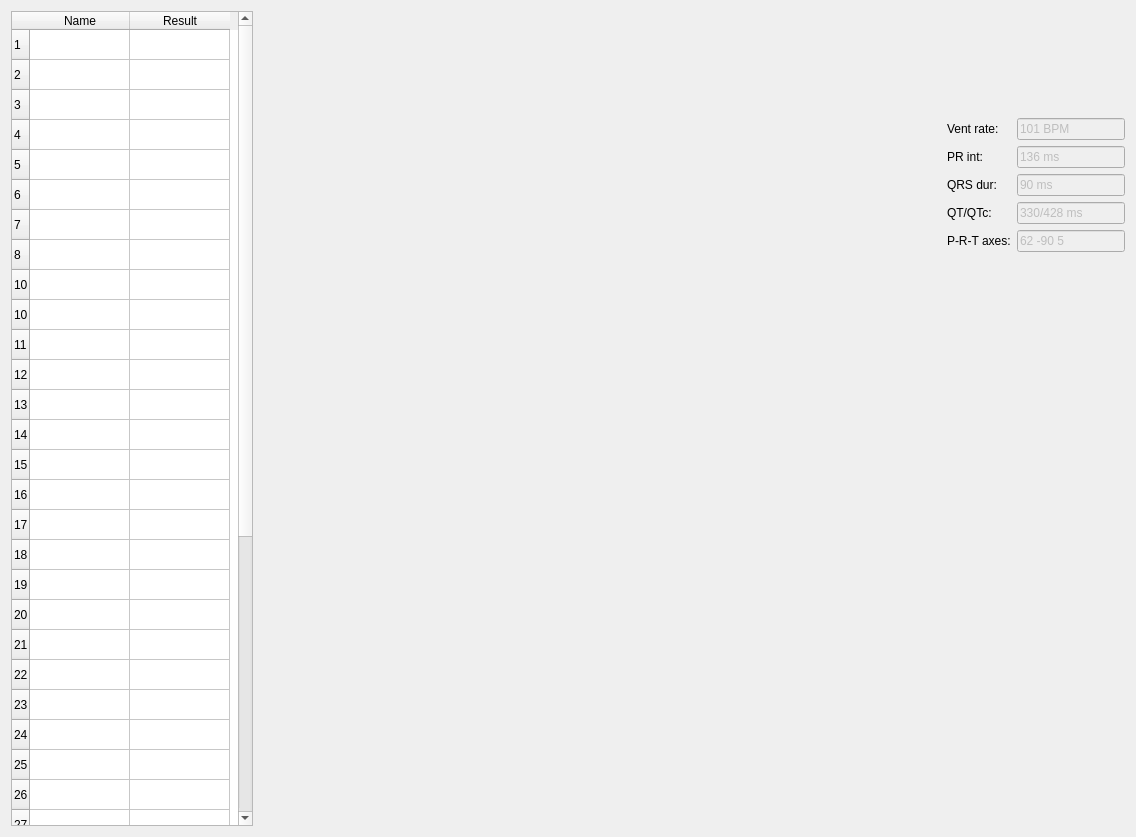
<?xml version="1.0" encoding="UTF-8"?>
<ui version="4.0">
 <class>AIECG_UIClass</class>
 <widget class="QMainWindow" name="AIECG_UIClass">
  <property name="enabled">
   <bool>true</bool>
  </property>
  <property name="geometry">
   <rect>
    <x>0</x>
    <y>0</y>
    <width>1136</width>
    <height>837</height>
   </rect>
  </property>
  <property name="sizePolicy">
   <sizepolicy hsizetype="Preferred" vsizetype="Preferred">
    <horstretch>0</horstretch>
    <verstretch>0</verstretch>
   </sizepolicy>
  </property>
  <property name="windowTitle">
   <string>AIECG_UI</string>
  </property>
  <property name="documentMode">
   <bool>false</bool>
  </property>
  <widget class="QWidget" name="centralWidget">
   <property name="enabled">
    <bool>true</bool>
   </property>
   <layout class="QGridLayout" name="gridLayout_3">
    <item row="0" column="0">
     <layout class="QHBoxLayout" name="horizontalLayout_6"/>
    </item>
    <item row="1" column="1">
     <layout class="QGridLayout" name="gridLayout_2" columnstretch="1,4,1">
      <item row="0" column="1">
       <widget class="QLabel" name="label">
        <property name="sizePolicy">
         <sizepolicy hsizetype="Expanding" vsizetype="Expanding">
          <horstretch>0</horstretch>
          <verstretch>0</verstretch>
         </sizepolicy>
        </property>
        <property name="autoFillBackground">
         <bool>false</bool>
        </property>
        <property name="text">
         <string/>
        </property>
       </widget>
      </item>
      <item row="0" column="0">
       <widget class="QTableWidget" name="tableWidget">
        <property name="enabled">
         <bool>true</bool>
        </property>
        <property name="minimumSize">
         <size>
          <width>242</width>
          <height>0</height>
         </size>
        </property>
        <property name="sizeIncrement">
         <size>
          <width>0</width>
          <height>0</height>
         </size>
        </property>
        <property name="autoFillBackground">
         <bool>false</bool>
        </property>
        <property name="rowCount">
         <number>40</number>
        </property>
        <row>
         <property name="text">
          <string>1</string>
         </property>
        </row>
        <row>
         <property name="text">
          <string>2</string>
         </property>
        </row>
        <row>
         <property name="text">
          <string>3</string>
         </property>
        </row>
        <row>
         <property name="text">
          <string>4</string>
         </property>
        </row>
        <row>
         <property name="text">
          <string>5</string>
         </property>
        </row>
        <row>
         <property name="text">
          <string>6</string>
         </property>
        </row>
        <row>
         <property name="text">
          <string>7</string>
         </property>
        </row>
        <row>
         <property name="text">
          <string>8</string>
         </property>
        </row>
        <row>
         <property name="text">
          <string>10</string>
         </property>
        </row>
        <row/>
        <row/>
        <row/>
        <row/>
        <row/>
        <row/>
        <row/>
        <row/>
        <row/>
        <row/>
        <row/>
        <row/>
        <row/>
        <row/>
        <row/>
        <row/>
        <row/>
        <row/>
        <row/>
        <row/>
        <row/>
        <row/>
        <row/>
        <row/>
        <row/>
        <row/>
        <row/>
        <row/>
        <row/>
        <row/>
        <row/>
        <column>
         <property name="text">
          <string>Name</string>
         </property>
        </column>
        <column>
         <property name="text">
          <string>Result</string>
         </property>
        </column>
       </widget>
      </item>
      <item row="0" column="2">
       <layout class="QVBoxLayout" name="verticalLayout" stretch="1,3,7,7">
        <item>
         <layout class="QHBoxLayout" name="horizontalLayout">
          <item>
           <widget class="QLabel" name="greenBtnLabel">
            <property name="enabled">
             <bool>false</bool>
            </property>
            <property name="maximumSize">
             <size>
              <width>41</width>
              <height>41</height>
             </size>
            </property>
            <property name="styleSheet">
             <string notr="true">image: url(:/AIECG_UI/AIECG_UI/button_green.png);</string>
            </property>
            <property name="text">
             <string/>
            </property>
           </widget>
          </item>
          <item>
           <widget class="QLabel" name="redBtnLabel">
            <property name="enabled">
             <bool>false</bool>
            </property>
            <property name="maximumSize">
             <size>
              <width>41</width>
              <height>41</height>
             </size>
            </property>
            <property name="styleSheet">
             <string notr="true">image: url(:/AIECG_UI/button_red.png);
image: url(:/AIECG_UI/AIECG_UI/button_red.png);</string>
            </property>
            <property name="text">
             <string/>
            </property>
           </widget>
          </item>
         </layout>
        </item>
        <item>
         <layout class="QHBoxLayout" name="horizontalLayout_3">
          <item>
           <layout class="QGridLayout" name="gridLayout">
            <item row="4" column="0">
             <widget class="QLabel" name="PRTaxesLabel">
              <property name="text">
               <string>P-R-T axes:</string>
              </property>
             </widget>
            </item>
            <item row="3" column="1">
             <widget class="QLineEdit" name="QTLineEdit">
              <property name="enabled">
               <bool>false</bool>
              </property>
              <property name="sizePolicy">
               <sizepolicy hsizetype="Fixed" vsizetype="Fixed">
                <horstretch>0</horstretch>
                <verstretch>0</verstretch>
               </sizepolicy>
              </property>
              <property name="text">
               <string>330/428 ms</string>
              </property>
             </widget>
            </item>
            <item row="4" column="1">
             <widget class="QLineEdit" name="PRTaxesLineEdit">
              <property name="enabled">
               <bool>false</bool>
              </property>
              <property name="sizePolicy">
               <sizepolicy hsizetype="Fixed" vsizetype="Fixed">
                <horstretch>0</horstretch>
                <verstretch>0</verstretch>
               </sizepolicy>
              </property>
              <property name="text">
               <string>62 -90 5</string>
              </property>
             </widget>
            </item>
            <item row="2" column="1">
             <widget class="QLineEdit" name="QRSdurLineEdit">
              <property name="enabled">
               <bool>false</bool>
              </property>
              <property name="sizePolicy">
               <sizepolicy hsizetype="Fixed" vsizetype="Fixed">
                <horstretch>0</horstretch>
                <verstretch>0</verstretch>
               </sizepolicy>
              </property>
              <property name="text">
               <string>90 ms</string>
              </property>
             </widget>
            </item>
            <item row="1" column="1">
             <widget class="QLineEdit" name="PRintLineEdit">
              <property name="enabled">
               <bool>false</bool>
              </property>
              <property name="sizePolicy">
               <sizepolicy hsizetype="Fixed" vsizetype="Fixed">
                <horstretch>0</horstretch>
                <verstretch>0</verstretch>
               </sizepolicy>
              </property>
              <property name="text">
               <string>136 ms</string>
              </property>
             </widget>
            </item>
            <item row="1" column="0">
             <widget class="QLabel" name="PRintLabel">
              <property name="text">
               <string>PR int:</string>
              </property>
             </widget>
            </item>
            <item row="3" column="0">
             <widget class="QLabel" name="QTLabel">
              <property name="text">
               <string>QT/QTc:</string>
              </property>
             </widget>
            </item>
            <item row="2" column="0">
             <widget class="QLabel" name="QRSdurLabel">
              <property name="text">
               <string>QRS dur:</string>
              </property>
             </widget>
            </item>
            <item row="0" column="0">
             <widget class="QLabel" name="VentRateLabel">
              <property name="text">
               <string>Vent rate:</string>
              </property>
             </widget>
            </item>
            <item row="0" column="1">
             <widget class="QLineEdit" name="VentRateLineEdit">
              <property name="enabled">
               <bool>false</bool>
              </property>
              <property name="sizePolicy">
               <sizepolicy hsizetype="Fixed" vsizetype="Fixed">
                <horstretch>0</horstretch>
                <verstretch>0</verstretch>
               </sizepolicy>
              </property>
              <property name="text">
               <string>101 BPM</string>
              </property>
             </widget>
            </item>
           </layout>
          </item>
         </layout>
        </item>
        <item>
         <layout class="QHBoxLayout" name="horizontalLayout_4">
          <item>
           <widget class="QLabel" name="heart2Label">
            <property name="enabled">
             <bool>true</bool>
            </property>
            <property name="maximumSize">
             <size>
              <width>211</width>
              <height>231</height>
             </size>
            </property>
            <property name="styleSheet">
             <string notr="true">image: url(:/AIECG_UI/AIECG_UI/heart2.png);</string>
            </property>
            <property name="text">
             <string/>
            </property>
           </widget>
          </item>
         </layout>
        </item>
        <item>
         <layout class="QHBoxLayout" name="horizontalLayout_7">
          <item>
           <widget class="QLabel" name="heart1Label">
            <property name="enabled">
             <bool>true</bool>
            </property>
            <property name="maximumSize">
             <size>
              <width>211</width>
              <height>241</height>
             </size>
            </property>
            <property name="styleSheet">
             <string notr="true">image: url(:/AIECG_UI/heart1.jpg);
image: url(:/AIECG_UI/AIECG_UI/heart1.png);</string>
            </property>
            <property name="text">
             <string/>
            </property>
           </widget>
          </item>
         </layout>
        </item>
       </layout>
      </item>
     </layout>
    </item>
   </layout>
   <widget class="QWidget" name="layoutWidget">
    <property name="geometry">
     <rect>
      <x>0</x>
      <y>0</y>
      <width>2</width>
      <height>2</height>
     </rect>
    </property>
    <layout class="QHBoxLayout" name="horizontalLayout_2"/>
   </widget>
   <zorder>layoutWidget</zorder>
   <zorder></zorder>
   <zorder></zorder>
  </widget>
 </widget>
 <layoutdefault spacing="6" margin="11"/>
 <resources>
  <include location="aiecg_ui.qrc"/>
 </resources>
 <connections/>
</ui>
